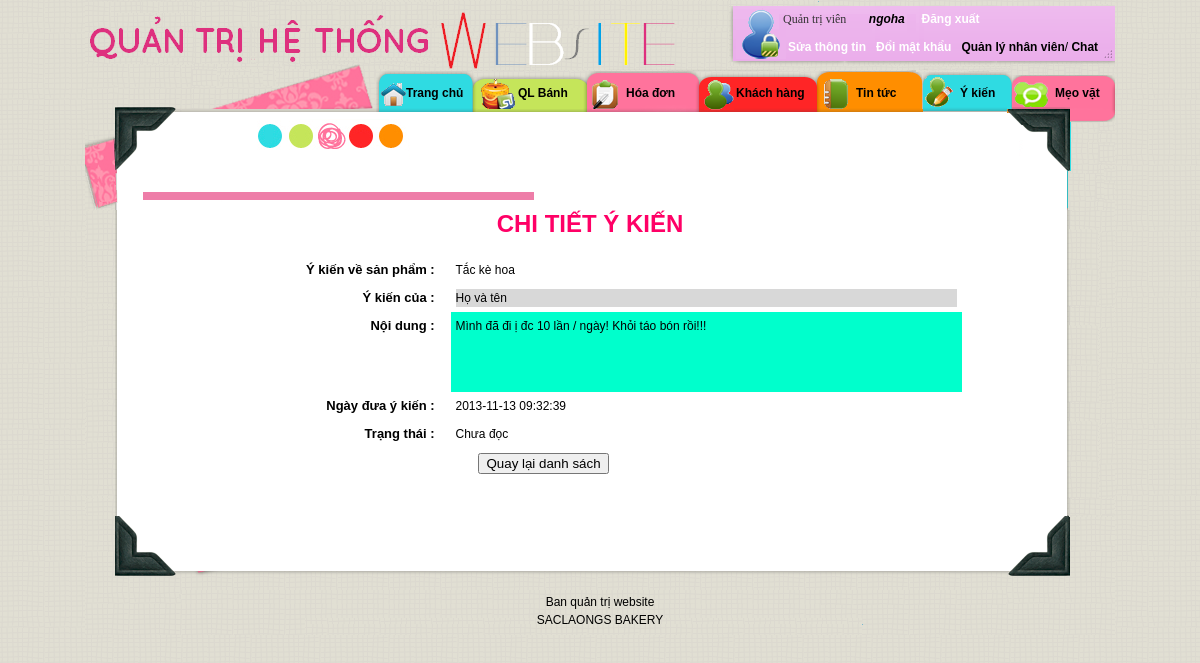
The app's page /admin/admin.php?go=comment_detail&action=detail&comid=582 (signed in) with its own data.
### tables this page shows
CREATE TABLE IF NOT EXISTS `comment` (
  `ComID` int(11) NOT NULL AUTO_INCREMENT,
  `CusID` int(11) NOT NULL,
  `ProID` int(11) NOT NULL,
  `DateSend` datetime NOT NULL,
  `Content` text,
  `Status` tinyint(4) NOT NULL DEFAULT '1',
  PRIMARY KEY (`ComID`)
);

CREATE TABLE IF NOT EXISTS `product` (
  `ProID` int(11) NOT NULL AUTO_INCREMENT,
  `ProName` varchar(30) NOT NULL,
  `ProDesc` varchar(255) NOT NULL,
  `ProDate` date NOT NULL,
  `ProQty` int(11) NOT NULL,
  `ProPrice` float NOT NULL,
  `ProImage` varchar(200) NOT NULL,
  `ProWarranty` tinyint(4) NOT NULL,
  `ProStatus` tinyint(4) NOT NULL,
  `CateID` int(11) NOT NULL,
  PRIMARY KEY (`ProID`)
);

CREATE TABLE IF NOT EXISTS `customer` (
  `CusID` int(11) NOT NULL AUTO_INCREMENT,
  `RegDate` date NOT NULL,
  `CusUser` varchar(25) NOT NULL,
  `CusPass` varchar(32) NOT NULL,
  `CusName` varchar(50) NOT NULL,
  `CusPhone` varchar(30) DEFAULT NULL,
  `CusAdd` varchar(255) NOT NULL,
  `CusEmail` varchar(50) NOT NULL,
  `CusGender` tinyint(4) NOT NULL DEFAULT '1',
  `CusQues` tinyint(4) NOT NULL,
  `CusAns` varchar(250) NOT NULL,
  `CusStatus` tinyint(4) NOT NULL DEFAULT '1',
  `TotalPurchase` int(11) NOT NULL,
  `CusImage` varchar(100) DEFAULT 'default.png',
  PRIMARY KEY (`CusID`),
  UNIQUE KEY `CusUser` (`CusUser`),
  UNIQUE KEY `CusEmail` (`CusEmail`)
);

### admin/comment/comment_detail.php (the view, shortened to what this page needs)
<?
	$action=$_REQUEST['action'];
	$comid=$_REQUEST['comid'];
	if($action=='detail')
		$sql_comment=mysql_query("select * from comment where ComID = " . $comid . "",$cnn);
?>
<?
	while($row_comment=mysql_fetch_array($sql_comment)){
?>
<form id="frmcomdetail" name="frmcomdetail" method="post" action="">
<table width="100%" border="0" cellspacing="0" cellpadding="5">
    <tr>
    <td colspan="3" align="right"><p class="style1" align="center">CHI TIẾT Ý KIẾN </p></td>
    </tr>
</table><br />
  <table width="100%" border="0" cellspacing="0" cellpadding="5">
    <tr>
      <td width="35%" align="right" valign="top"><span class="style3">&Yacute; ki&#7871;n v&#7873; sản phẩm :&nbsp;&nbsp;&nbsp; </strong></td>
      <td width="45%" colspan="2">
		<?
			$sql="Select * from comment,product where product.ProID=comment.ProID and comment.ComID=".$comid;
				$re=mysql_query($sql,$cnn);
				while($row=mysql_fetch_array($re)){
		?>
          <? echo($row['ProName']);?>
		 <?
		 }
		 ?>     </td>
    </tr>
    <tr>
      <td width="35%" align="right" valign="top"><span class="style3">&Yacute; ki&#7871;n c&#7911;a :&nbsp;&nbsp;&nbsp; </strong></td>
      <td>
	  <?
			$sql_customer="Select * from comment,customer where customer.CusID=comment.CusID and comment.ComID=".$comid;
				$re_customer=mysql_query($sql_customer,$cnn);
				while($row_customer=mysql_fetch_array($re_customer)){
		?>
        <div class="border1"><? echo($row_customer['CusName']);?></div>
		 <?
		 }
		 ?>	  </td>
      <td>&nbsp;</td>
    </tr>
    <tr height="80">
      <td width="35%" align="right" valign="top"><span class="style3">Nội dung :&nbsp;&nbsp;&nbsp; </strong></td>
      <td width="55%" valign="top" bgcolor="#00FFCC">
      <? echo($row_comment['Content'])?>      </td>
      <td width="10%" valign="top">&nbsp;</td>
    </tr>
    <tr>
      <td width="35%" align="right" valign="top"><span class="style3">Ng&agrave;y &#273;&#432;a &yacute; ki&#7871;n :&nbsp;&nbsp;&nbsp; </strong></td>
      <td colspan="2">
        <? echo($row_comment['DateSend'])?>      </td>
    </tr>
    <tr>
      <td width="35%" align="right" valign="top"><span class="style3">Tr&#7841;ng th&aacute;i :&nbsp;&nbsp;&nbsp; </strong></td>
      <td colspan="2">
		  	<?
			if($row_comment['Status']==1){
			echo("Chưa đọc");
			}else{
            echo("Đã đọc");
			}
			?>     </td>
    </tr>
	<tr>
		<td colspan="2" align="center">
			<input class="buttonbutton" type="button" value="Quay lại danh sách" onclick="location.href='admin.php?go=comment_list&status=2'" />	  </td>
	</tr>
  </table>
  <br /><br />
</form>
<?
	}
?>

### admin/styleadmin.css (style rules this page uses)
html, body, div, span, h1, h2, h3, h4, h5, h6, p, blockquote, pre, a, em, font, img, small, strike, strong, b, u, i, center, dl, dt, dd, ol, ul, li, fieldset, form { margin: 0; padding: 0; border: 0; outline: 0; font-size:100%; vertical-align:baseline; background: transparent; }
body { font-family: Verdana, Arial, Helvetica, sans-serif; font-size:75%; line-height: 1.5em; background: url(images/bgpage.png) repeat; position: relative; }
.style1 { font-size: 24px; font-weight: bold; color: #FF0066; }
.style3 { font-size: 13px; font-weight: bold; }
.border1 { width:100%; height:100%; background: #D8D8D8; -moz-border-radius: 5px 5px 5px 5px; }

### records on screen
comment: ProID.ProName "Tắc kè hoa", CusID.CusName "Họ và tên", Content "Mình đã đi ị đc 10 lần / ngày! Khỏi táo bón rồi!!!", DateSend "2013-11-13 09:32:39", Status "Chưa đọc"

### other values on screen
$_SESSION['UserAd'] "ngoha"
